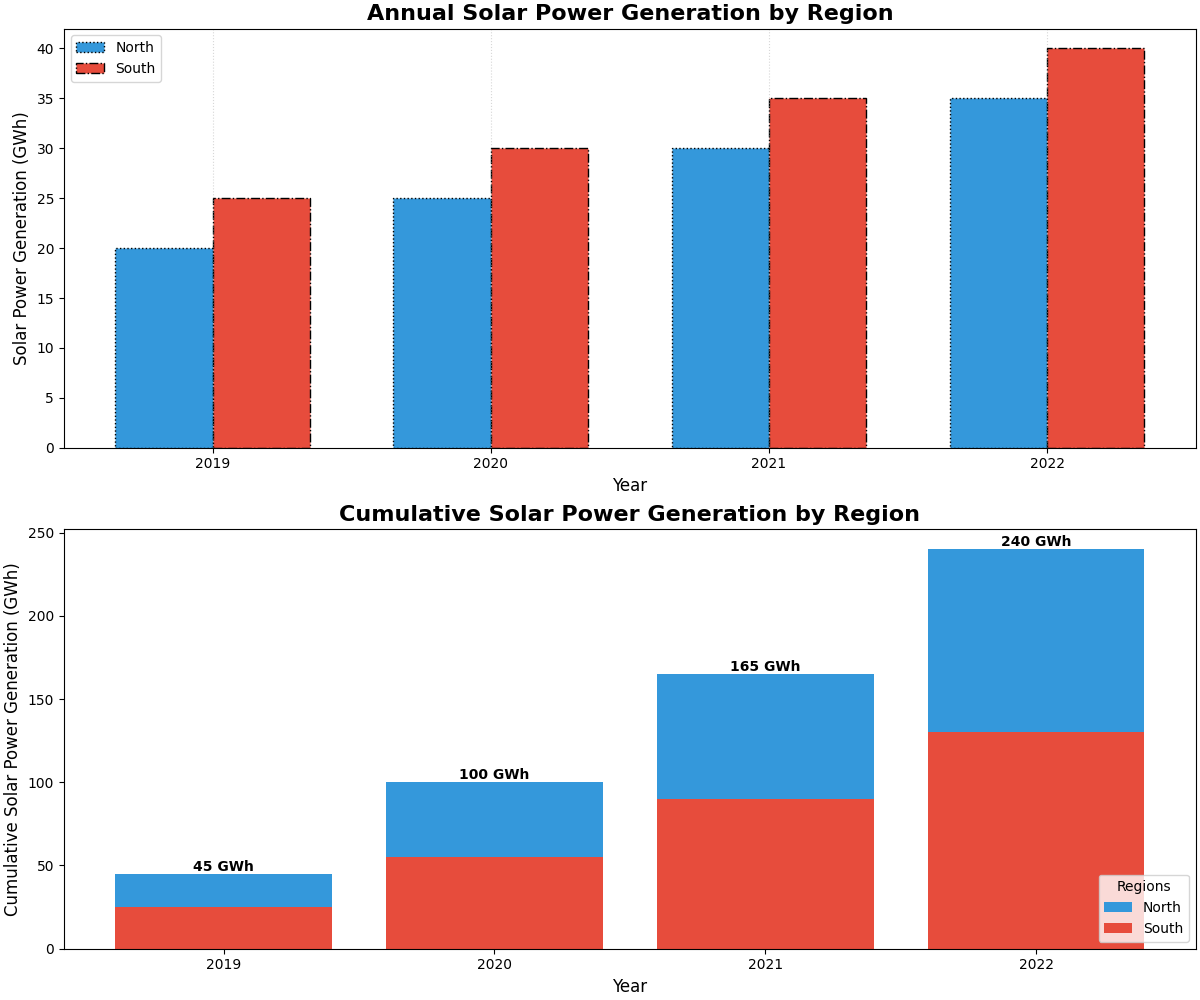

Reproduce this figure in Python.
import matplotlib.pyplot as plt
import numpy as np

# Define regions and years
regions = ['North', 'South']
years = ['2019', '2020', '2021', '2022']

# Annual solar power generation data (GWh) for each region
north_generation = np.array([20, 25, 30, 35])
south_generation = np.array([25, 30, 35, 40])

# Create cumulative data for stacked bar chart
north_cumulative = np.cumsum(north_generation)
south_cumulative = np.cumsum(south_generation)

# New Colors
colors = ['#3498db', '#e74c3c']

# Create the figure and axes
fig, axs = plt.subplots(nrows=2, figsize=(12, 10), constrained_layout=True)

# Subplot 1: Annual Solar Power Generation by Region
x = np.arange(len(years))
bar_width = 0.35

# North
axs[0].bar(x - bar_width/2, north_generation, width=bar_width, color=colors[0], label='North', linestyle='dotted', edgecolor='black')
# South
axs[0].bar(x + bar_width/2, south_generation, width=bar_width, color=colors[1], label='South', linestyle='dashdot', edgecolor='black')

# Set labels and title
axs[0].set_xlabel('Year', fontsize=12)
axs[0].set_ylabel('Solar Power Generation (GWh)', fontsize=12)
axs[0].set_title('Annual Solar Power Generation by Region', fontsize=16, fontweight='bold')
axs[0].set_xticks(x)
axs[0].set_xticklabels(years)
axs[0].legend(loc='upper left')
axs[0].xaxis.grid(True, linestyle=':', alpha=0.5)

# Subplot 2: Cumulative Solar Power Generation by Region
axs[1].bar(years, north_cumulative, color=colors[0], label='North', bottom=south_cumulative)
axs[1].bar(years, south_cumulative, color=colors[1], label='South')

# Set labels and title
axs[1].set_xlabel('Year', fontsize=12)
axs[1].set_ylabel('Cumulative Solar Power Generation (GWh)', fontsize=12)
axs[1].set_title('Cumulative Solar Power Generation by Region', fontsize=16, fontweight='bold')

# Annotate each bar with the cumulative value
for i, (n, s) in enumerate(zip(north_cumulative, south_cumulative)):
    axs[1].text(i, n + s, f'{n+s} GWh', ha='center', va='bottom', fontsize=10, fontweight='bold')

axs[1].legend(title='Regions', loc='lower right')

# Display the plot
plt.show()
